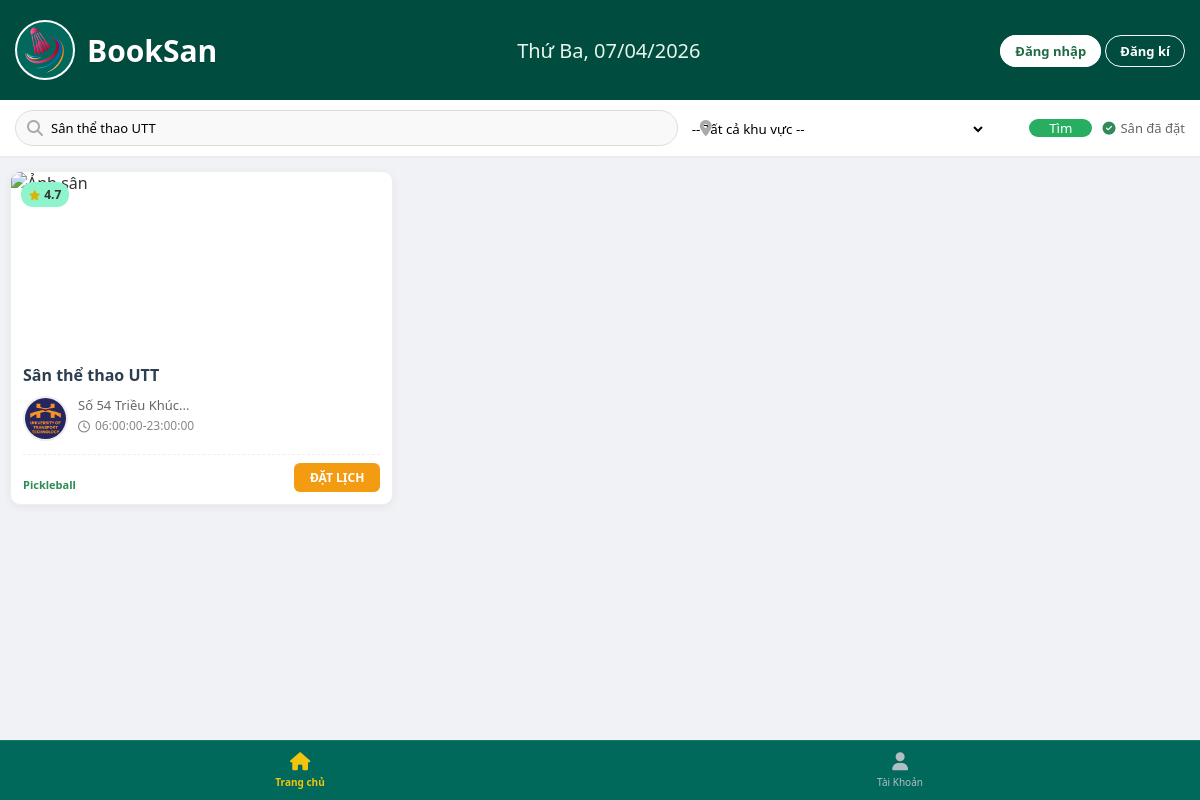
Page /index.php?keyword=Sân thể thao UTT on the committed database.
### tables this page shows
CREATE TABLE `co_so` (
  `id` int(11) NOT NULL,
  `chu_san_id` int(11) NOT NULL,
  `mon_the_thao_id` int(11) NOT NULL,
  `ten_co_so` varchar(150) NOT NULL,
  `dia_chi_cu_the` varchar(255) NOT NULL,
  `tinh_thanh` varchar(50) DEFAULT NULL,
  `quan_huyen` varchar(50) DEFAULT NULL,
  `hotline` varchar(15) DEFAULT NULL,
  `gio_mo_cua` time DEFAULT NULL,
  `gio_dong_cua` time DEFAULT NULL,
  `gio_bat_dau_toi` time DEFAULT '17:00:00',
  `gia_sang` int(11) DEFAULT 0,
  `gia_toi` int(11) DEFAULT 0,
  `gia_cuoi_tuan` int(11) DEFAULT 0
);

### index.php (the view, shortened to what this page needs)
<?php
require_once 'config/db.php';
$days_map = ['Monday' => 'Thứ Hai', 'Tuesday' => 'Thứ Ba', 'Wednesday' => 'Thứ Tư', 'Thursday' => 'Thứ Năm', 'Friday' => 'Thứ Sáu', 'Saturday' => 'Thứ Bảy', 'Sunday' => 'Chủ Nhật'];
$display_date = $days_map[date('l')] . ', ' . date('d/m/Y');
$keyword = isset($_GET['keyword']) ? trim($_GET['keyword']) : '';
$where_clause = "WHERE 1=1";
if (!empty($keyword)) {
    $safe_key = $conn->real_escape_string($keyword);
    $where_clause .= " AND c.ten_co_so LIKE '%$safe_key%'";
}
$sql = "SELECT
            c.id,
            c.ten_co_so,
            c.dia_chi_cu_the,
            c.quan_huyen,
            c.tinh_thanh,
            c.gio_mo_cua,
            c.gio_dong_cua,
            c.hotline,
            COALESCE((SELECT ROUND(AVG(d.so_sao), 1) FROM danh_gia d WHERE d.co_so_id = c.id), 5.0) as diem_danh_gia,
            (SELECT COUNT(*) FROM danh_gia d WHERE d.co_so_id = c.id) as luot_danh_gia,
            (SELECT m.ten_mon FROM mon_the_thao m WHERE m.id = c.mon_the_thao_id LIMIT 1) as ten_mon_the_thao,
            (SELECT h.url_hinh FROM hinh_anh_san h WHERE h.co_so_id = c.id ORDER BY h.la_anh_dai_dien DESC, h.id DESC LIMIT 1) as hinh_anh_dai_dien,
            (SELECT h.url_hinh FROM hinh_anh_san h WHERE h.co_so_id = c.id ORDER BY h.avata DESC, h.id DESC LIMIT 1) as avata
        FROM co_so c
        $where_clause
        ORDER BY c.id DESC";
$result = $conn->query($sql);
?>
<!doctype html>
<html>
<head>
    <link rel="stylesheet" href="https://cdnjs.cloudflare.com/ajax/libs/font-awesome/6.4.0/css/all.min.css">
    <link rel="stylesheet" href="assets/css/style.css">
</head>
<body>
    <header class="banner">
        <div class="logo">
            <img src="assets/img/logo.png" /> <span class="brand-name">BookSan</span>
        </div>
        <div class="date-display"><?php echo $display_date; ?></div>
        <div class="buttons">
            <?php if (!isset($_SESSION['user_id'])): ?>
                <a href="taikhoan/dangnhap.php" class="btn btn-login">Đăng nhập</a>
                <a href="taikhoan/dangky.php" class="btn btn-register">Đăng kí</a>
            <?php endif; ?>
        </div>
    </header>
    <div class="filter-bar">
        <form method="GET" action="" class="search-form" style="display: flex; gap: 10px; flex: 1; align-items: center;">
            <div class="search-box" style="flex: 2;">
                <i class="fas fa-search"></i>
                <input type="text" name="keyword" placeholder="Tìm tên sân..." value="<?php echo htmlspecialchars($keyword); ?>">
            </div>
            <div class="search-box" style="flex: 1; min-width: 150px;">
                <i class="fas fa-map-marker-alt"></i>
                <select name="area" onchange="this.form.submit()" style="border: none; outline: none; width: 90%; background: transparent; cursor: pointer;">
                    <option value="">-- Tất cả khu vực --</option>
                </select>
            </div>
            <button type="submit" style="background: #27ae60; color: white; border: none; padding: 0 20px; border-radius: 20px; cursor: pointer;">Tìm</button>
        </form>
        <div class="filter-tabs">
            <div class="filter-item"><i class="fas fa-check-circle"></i> <a href="taikhoan.php?tab=history" style="text-decoration: none; color: inherit;">Sân đã đặt</a></div>
        </div>
    </div>
    <div class="container">
        <div class="venue-grid">
            <?php if ($result->num_rows > 0) {
                while ($row = $result->fetch_assoc()) {
                    $venue_data = json_encode([
                        'id' => $row['id'],
                        'name' => $row['ten_co_so'],
                        'address' => $row['dia_chi_cu_the'] . ', ' . $row['quan_huyen'],
                        'time' => $row['gio_mo_cua'] . ' - ' . $row['gio_dong_cua'],
                        'rating' => $row['diem_danh_gia'],
                        'count' => $row['luot_danh_gia'],
                        'img' => $row['hinh_anh_dai_dien'] ? $row['hinh_anh_dai_dien'] : 'https://via.placeholder.com/350x160',
                        'phone' => $row['hotline'] ? $row['hotline'] : ' ',
                        'sport' => $row['ten_mon_the_thao']
                    ]);
            ?>
                    <div class="card" onclick='openVenueModal(<?php echo $venue_data; ?>)'>
                        <div class="card-image">
                            <div class="badges">
                                <div class="badge rating"><i class="fas fa-star"></i> <?php echo $row['diem_danh_gia']; ?></div>
                            </div>
                        </div>
                        <div class="card-body">
                            <div class="venue-name"><?php echo $row['ten_co_so']; ?></div>
                            <div class="venue-info">
                                <img src="<?php echo $row['avata'] ? $row['avata'] : 'https://via.placeholder.com/350x160'; ?>" class="venue-avatar">
                                <div class="venue-details">
                                    <div class="venue-address"><?php echo $row['dia_chi_cu_the']; ?>...</div>
                                    <div class="venue-time"><i class="far fa-clock"></i> <?php echo $row['gio_mo_cua'] . '-' . $row['gio_dong_cua']; ?></div>
                                </div>
                            </div>
                            <div class="card-footer-row">
                                <div style="font-size:11px; color:#2E8B57; font-weight:600;"><?php echo $row['ten_mon_the_thao']; ?></div>
                                <a href="datlich/dat_lich.php?id=<?php echo $row['id']; ?>" class="btn-booking" style="text-decoration: none; display: inline-block; text-align: center;">ĐẶT LỊCH</a>
                            </div>
                        </div>
                    </div>
            <?php }
            } else {
                echo "<p style='text-align:center'>Chưa có sân nào.</p>";
            } ?>
        </div>
    </div>
    <div class="bottom-nav">
        <div class="nav-item active"><i class="fas fa-home"></i><span>Trang chủ</span></div>
        <a href="taikhoan.php" class="nav-item"><i class="fas fa-user"></i><span>Tài Khoản</span></a>
    </div>
</body>
</html>

### assets/css/style.css (style rules this page uses)
* { box-sizing: border-box; margin: 0; padding: 0; font-family: 'Segoe UI', sans-serif; }
body { background-color: #f0f2f5; padding-bottom: 80px; color: #333; }
a { text-decoration: none; color: inherit; }
.banner { background-color: #004d40; height: 100px; padding: 0 15px; color: #fff; box-shadow: 0 2px 5px rgba(0, 0, 0, 0.1); display: flex; align-items: center; justify-content: space-between; }
.logo { display: flex; align-items: center; gap: 12px; }
.logo img { height: 60px; width: auto; display: block; background-color: #00695c; border-radius: 50%; border: 2px solid #fff; }
.brand-name { font-size: 30px; font-weight: 800; white-space: nowrap; text-shadow: 0 1px 2px rgba(0, 0, 0, 0.2); }
.date-display { font-size: 20px; font-weight: 500; color: #e8f5e9; }
.btn { padding: 6px 14px; border-radius: 20px; font-size: 13px; font-weight: 600; cursor: pointer; transition: 0.2s; border: 1px solid #fff; }
.btn-login { background: #fff; color: #1f6b43; }
.btn-register { background: transparent; color: #fff; }
.filter-bar { background: #fff; padding: 10px 15px; display: flex; align-items: center; gap: 10px; box-shadow: 0 1px 3px rgba(0, 0, 0, 0.05); margin-bottom: 15px; position: sticky; top: 0; z-index: 99; }
.search-box { flex: 1; position: relative; }
.search-box input { width: 100%; padding: 8px 10px 8px 35px; border-radius: 20px; border: 1px solid #ddd; background: #f9f9f9; font-size: 13px; outline: none; }
.search-box i { position: absolute; left: 12px; top: 50%; transform: translateY(-50%); color: #aaa; }
.filter-tabs { display: flex; gap: 15px; font-size: 13px; white-space: nowrap; }
.filter-item { display: flex; align-items: center; gap: 5px; color: #666; cursor: pointer; font-weight: 500; }
.filter-item i { color: #2E8B57; }
.bottom-nav { position: fixed; bottom: 0; left: 0; width: 100%; height: 60px; background-color: #00695c; display: flex; justify-content: space-around; align-items: center; color: #b2bec3; z-index: 1000; border-top: 1px solid rgba(255, 255, 255, 0.1); }
.nav-item { text-decoration: none; display: flex; flex-direction: column; align-items: center; gap: 5px; font-size: 10px; cursor: pointer; width: 25%; transition: color 0.2s; }
.nav-item i { font-size: 18px; }
.nav-item.active { color: #f1c40f; font-weight: 600; }
.container { max-width: 2000px; margin: 0 auto; padding: 0 10px; }
.venue-grid { display: grid; grid-template-columns: repeat(auto-fill, minmax(350px, 1fr)); gap: 15px; }
.card { background: #fff; border-radius: 10px; overflow: hidden; border: 1px solid #eee; display: flex; flex-direction: column; transition: transform 0.2s; box-shadow: 0 2px 8px rgba(0, 0, 0, 0.06); }
.card-image { position: relative; height: 180px; overflow: hidden; }
.badges { position: absolute; top: 10px; left: 10px; z-index: 2; display: flex; gap: 5px; }
.badge.rating { background: #8DF4CC; color: #333; padding: 4px 8px; border-radius: 12px; font-weight: bold; font-size: 12px; display: flex; align-items: center; gap: 4px; }
.badge.rating i { color: #DBB309; font-size: 10px; }
.card-body { padding: 12px; display: flex; flex-direction: column; gap: 8px; }
.venue-name { font-size: 16px; font-weight: 700; color: #2c3e50; margin-bottom: 2px; overflow: hidden; white-space: nowrap; text-overflow: ellipsis; }
.venue-info { display: flex; gap: 10px; align-items: flex-start; }
.venue-avatar { width: 45px; height: 45px; border-radius: 50%; object-fit: cover; border: 2px solid #eee; }
.venue-details { flex: 1; font-size: 13px; color: #666; line-height: 1.4; }
.venue-address { display: -webkit-box; -webkit-line-clamp: 2; -webkit-box-orient: vertical; overflow: hidden; margin-bottom: 4px; }
.venue-time { font-size: 12px; color: #888; display: flex; align-items: center; gap: 5px; }
.card-footer-row { display: flex; justify-content: space-between; align-items: flex-end; margin-top: 5px; padding-top: 8px; border-top: 1px dashed #eee; }
.btn-booking { background: #f39c12; color: #fff; border: none; padding: 6px 16px; border-radius: 6px; font-size: 12px; font-weight: 700; cursor: pointer; transition: 0.2s; }

### rows in the picture
co_so: diem_danh_gia "4.7", ten_co_so "Sân thể thao UTT", dia_chi_cu_the "Số 54 Triều Khúc", gio_mo_cua "06:00:00", gio_dong_cua "23:00:00", ten_mon_the_thao "Pickleball"
